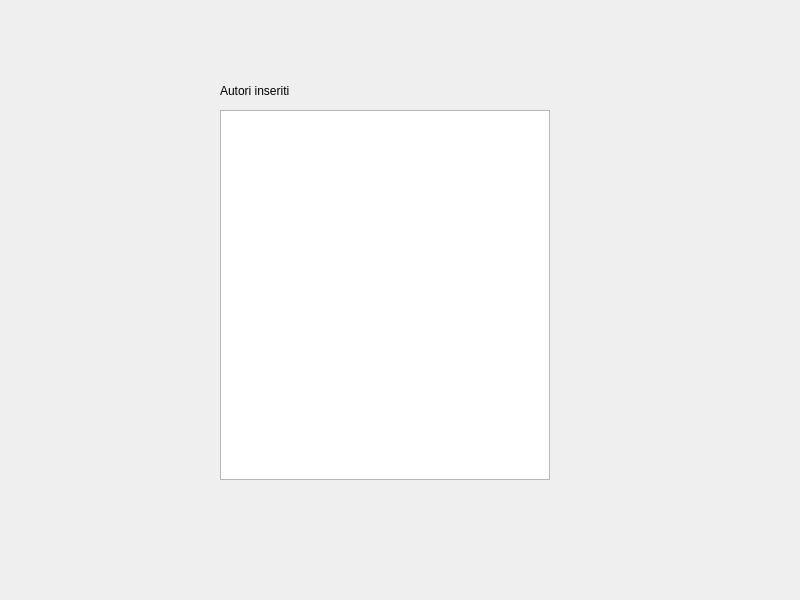
<?xml version="1.0" encoding="UTF-8"?>
<ui version="4.0">
 <class>paginaAutore</class>
 <widget class="QWidget" name="paginaAutore">
  <property name="geometry">
   <rect>
    <x>0</x>
    <y>0</y>
    <width>800</width>
    <height>600</height>
   </rect>
  </property>
  <property name="windowTitle">
   <string>Form</string>
  </property>
  <widget class="QStackedWidget" name="stackedWidget">
   <property name="geometry">
    <rect>
     <x>0</x>
     <y>0</y>
     <width>800</width>
     <height>550</height>
    </rect>
   </property>
   <property name="currentIndex">
    <number>1</number>
   </property>
   <widget class="QWidget" name="Home">
    <widget class="QTextEdit" name="Afferenze">
     <property name="geometry">
      <rect>
       <x>90</x>
       <y>90</y>
       <width>211</width>
       <height>151</height>
      </rect>
     </property>
    </widget>
    <widget class="QLabel" name="labelAfferenze">
     <property name="geometry">
      <rect>
       <x>20</x>
       <y>90</y>
       <width>61</width>
       <height>16</height>
      </rect>
     </property>
     <property name="text">
      <string>Afferenze</string>
     </property>
    </widget>
    <widget class="QLineEdit" name="Cognome">
     <property name="geometry">
      <rect>
       <x>90</x>
       <y>60</y>
       <width>211</width>
       <height>20</height>
      </rect>
     </property>
    </widget>
    <widget class="QLabel" name="labelCognome">
     <property name="geometry">
      <rect>
       <x>20</x>
       <y>60</y>
       <width>61</width>
       <height>16</height>
      </rect>
     </property>
     <property name="text">
      <string>Cognome</string>
     </property>
    </widget>
    <widget class="QLineEdit" name="Nome">
     <property name="geometry">
      <rect>
       <x>90</x>
       <y>30</y>
       <width>211</width>
       <height>20</height>
      </rect>
     </property>
    </widget>
    <widget class="QLabel" name="labelNome">
     <property name="geometry">
      <rect>
       <x>20</x>
       <y>30</y>
       <width>47</width>
       <height>13</height>
      </rect>
     </property>
     <property name="text">
      <string>Nome</string>
     </property>
    </widget>
    <widget class="QPushButton" name="buttonVisualizza">
     <property name="geometry">
      <rect>
       <x>210</x>
       <y>270</y>
       <width>111</width>
       <height>32</height>
      </rect>
     </property>
     <property name="text">
      <string>Visualizza</string>
     </property>
    </widget>
    <widget class="QPushButton" name="buttonAggiungi">
     <property name="enabled">
      <bool>true</bool>
     </property>
     <property name="geometry">
      <rect>
       <x>80</x>
       <y>270</y>
       <width>111</width>
       <height>31</height>
      </rect>
     </property>
     <property name="text">
      <string>Aggiungi</string>
     </property>
    </widget>
   </widget>
   <widget class="QWidget" name="pageVisualizza">
    <widget class="QListWidget" name="listAutori">
     <property name="geometry">
      <rect>
       <x>220</x>
       <y>110</y>
       <width>330</width>
       <height>370</height>
      </rect>
     </property>
    </widget>
    <widget class="QLabel" name="labelAutoriInseriti">
     <property name="geometry">
      <rect>
       <x>220</x>
       <y>80</y>
       <width>81</width>
       <height>21</height>
      </rect>
     </property>
     <property name="text">
      <string>Autori inseriti</string>
     </property>
    </widget>
   </widget>
  </widget>
 </widget>
 <resources/>
 <connections/>
</ui>
